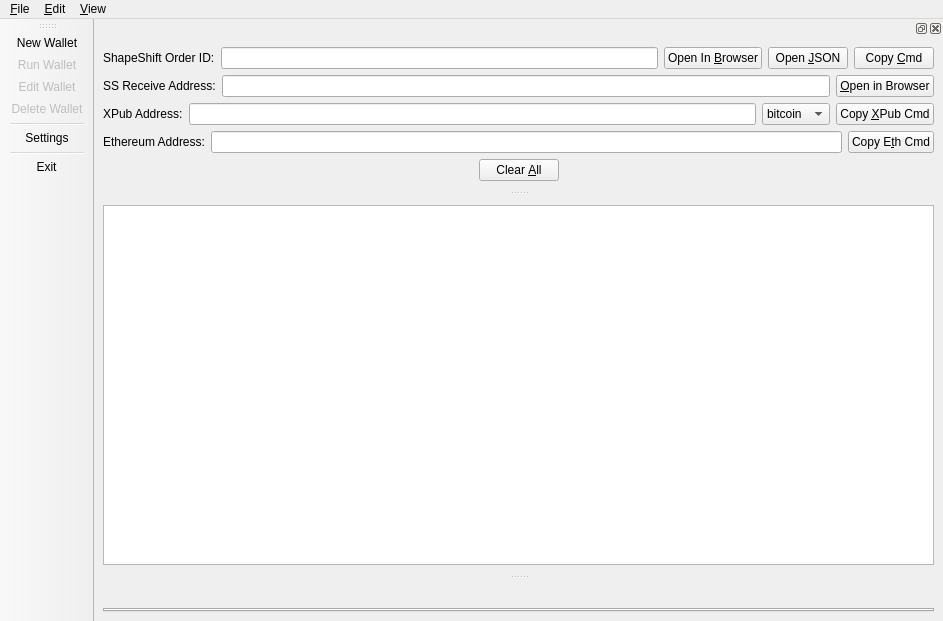
<?xml version="1.0" encoding="UTF-8"?>
<ui version="4.0">
 <class>MainWindow</class>
 <widget class="QMainWindow" name="MainWindow">
  <property name="geometry">
   <rect>
    <x>0</x>
    <y>0</y>
    <width>943</width>
    <height>621</height>
   </rect>
  </property>
  <property name="windowTitle">
   <string>MultiExo -- Support Application to Run Multiple Wallets</string>
  </property>
  <property name="windowIcon">
   <iconset resource="resources.qrc">
    <normaloff>:/icons/run</normaloff>:/icons/run</iconset>
  </property>
  <widget class="QWidget" name="centralwidget">
   <layout class="QVBoxLayout" name="verticalLayout">
    <item>
     <widget class="QTreeView" name="queryTableView">
      <property name="selectionMode">
       <enum>QAbstractItemView::ExtendedSelection</enum>
      </property>
      <property name="iconSize">
       <size>
        <width>64</width>
        <height>64</height>
       </size>
      </property>
     </widget>
    </item>
   </layout>
  </widget>
  <widget class="QToolBar" name="toolBar">
   <property name="windowTitle">
    <string>toolBar</string>
   </property>
   <property name="iconSize">
    <size>
     <width>64</width>
     <height>64</height>
    </size>
   </property>
   <property name="toolButtonStyle">
    <enum>Qt::ToolButtonTextUnderIcon</enum>
   </property>
   <attribute name="toolBarArea">
    <enum>LeftToolBarArea</enum>
   </attribute>
   <attribute name="toolBarBreak">
    <bool>false</bool>
   </attribute>
   <addaction name="action_NewWallet"/>
   <addaction name="action_RunWallet"/>
   <addaction name="action_EditWallet"/>
   <addaction name="action_DeleteWallet"/>
   <addaction name="separator"/>
   <addaction name="action_Settings"/>
   <addaction name="separator"/>
   <addaction name="action_Exit"/>
  </widget>
  <widget class="QDockWidget" name="lowerDockWidget">
   <property name="features">
    <set>QDockWidget::DockWidgetMovable</set>
   </property>
   <property name="allowedAreas">
    <set>Qt::BottomDockWidgetArea|Qt::TopDockWidgetArea</set>
   </property>
   <attribute name="dockWidgetArea">
    <number>8</number>
   </attribute>
   <widget class="QWidget" name="lowerDockWidgetContents">
    <layout class="QVBoxLayout" name="verticalLayout_3">
     <item>
      <widget class="QTabWidget" name="tabWidget">
       <property name="tabsClosable">
        <bool>true</bool>
       </property>
      </widget>
     </item>
    </layout>
   </widget>
  </widget>
  <widget class="QMenuBar" name="menuBar">
   <property name="geometry">
    <rect>
     <x>0</x>
     <y>0</y>
     <width>943</width>
     <height>22</height>
    </rect>
   </property>
   <widget class="QMenu" name="menu_File">
    <property name="title">
     <string>&amp;File</string>
    </property>
    <addaction name="action_Settings"/>
    <addaction name="separator"/>
    <addaction name="action_Exit"/>
   </widget>
   <widget class="QMenu" name="menu_Edit">
    <property name="title">
     <string>&amp;Edit</string>
    </property>
    <addaction name="action_NewWallet"/>
    <addaction name="action_RunWallet"/>
    <addaction name="action_EditWallet"/>
    <addaction name="action_DeleteWallet"/>
   </widget>
   <widget class="QMenu" name="menu_Tools">
    <property name="title">
     <string>&amp;View</string>
    </property>
    <addaction name="action_SSOrderId"/>
   </widget>
   <addaction name="menu_File"/>
   <addaction name="menu_Edit"/>
   <addaction name="menu_Tools"/>
  </widget>
  <widget class="QDockWidget" name="upperDockWidget">
   <attribute name="dockWidgetArea">
    <number>4</number>
   </attribute>
   <widget class="QWidget" name="dockWidgetContents">
    <layout class="QVBoxLayout" name="verticalLayout_2">
     <item>
      <layout class="QHBoxLayout" name="horizontalLayout_4" stretch="0,1,0,0,0">
       <item>
        <widget class="QLabel" name="label_4">
         <property name="text">
          <string>ShapeShift Order ID:</string>
         </property>
        </widget>
       </item>
       <item>
        <widget class="QLineEdit" name="orderIdEdit"/>
       </item>
       <item>
        <widget class="QPushButton" name="sendButton">
         <property name="text">
          <string>Open In &amp;Browser</string>
         </property>
         <property name="default">
          <bool>false</bool>
         </property>
        </widget>
       </item>
       <item>
        <widget class="QPushButton" name="jsonButton">
         <property name="text">
          <string>Open &amp;JSON</string>
         </property>
        </widget>
       </item>
       <item>
        <widget class="QPushButton" name="cmdButton">
         <property name="text">
          <string>Copy &amp;Cmd</string>
         </property>
        </widget>
       </item>
      </layout>
     </item>
     <item>
      <layout class="QHBoxLayout" name="horizontalLayout_3" stretch="0,1,0">
       <item>
        <widget class="QLabel" name="label_3">
         <property name="text">
          <string>SS Receive Address:</string>
         </property>
        </widget>
       </item>
       <item>
        <widget class="QLineEdit" name="receiveAddrEdit"/>
       </item>
       <item>
        <widget class="QPushButton" name="txSendButton">
         <property name="text">
          <string>&amp;Open in Browser</string>
         </property>
         <property name="default">
          <bool>false</bool>
         </property>
        </widget>
       </item>
      </layout>
     </item>
     <item>
      <layout class="QHBoxLayout" name="horizontalLayout">
       <item>
        <widget class="QLabel" name="label">
         <property name="text">
          <string>XPub Address:</string>
         </property>
        </widget>
       </item>
       <item>
        <widget class="QLineEdit" name="xpubEdit"/>
       </item>
       <item>
        <widget class="QComboBox" name="coinTypeCB">
         <item>
          <property name="text">
           <string>bitcoin</string>
          </property>
          <property name="icon">
           <iconset resource="resources.qrc">
            <normaloff>:/icons/btc</normaloff>:/icons/btc</iconset>
          </property>
         </item>
         <item>
          <property name="text">
           <string>bcash</string>
          </property>
          <property name="icon">
           <iconset resource="resources.qrc">
            <normaloff>:/icons/bch</normaloff>:/icons/bch</iconset>
          </property>
         </item>
         <item>
          <property name="text">
           <string>dash</string>
          </property>
          <property name="icon">
           <iconset resource="resources.qrc">
            <normaloff>:/icons/dash</normaloff>:/icons/dash</iconset>
          </property>
         </item>
         <item>
          <property name="text">
           <string>decred</string>
          </property>
          <property name="icon">
           <iconset resource="resources.qrc">
            <normaloff>:/icons/dcr</normaloff>:/icons/dcr</iconset>
          </property>
         </item>
         <item>
          <property name="text">
           <string>litecoin</string>
          </property>
          <property name="icon">
           <iconset resource="resources.qrc">
            <normaloff>:/icons/ltc</normaloff>:/icons/ltc</iconset>
          </property>
         </item>
        </widget>
       </item>
       <item>
        <widget class="QPushButton" name="xpubButton">
         <property name="text">
          <string>Copy &amp;XPub Cmd</string>
         </property>
        </widget>
       </item>
      </layout>
     </item>
     <item>
      <layout class="QHBoxLayout" name="horizontalLayout_2">
       <item>
        <widget class="QLabel" name="label_2">
         <property name="text">
          <string>Ethereum Address:</string>
         </property>
        </widget>
       </item>
       <item>
        <widget class="QLineEdit" name="ethEdit"/>
       </item>
       <item>
        <widget class="QPushButton" name="ethButton">
         <property name="text">
          <string>Copy E&amp;th Cmd</string>
         </property>
        </widget>
       </item>
      </layout>
     </item>
     <item>
      <layout class="QHBoxLayout" name="horizontalLayout_6">
       <item>
        <spacer name="horizontalSpacer_2">
         <property name="orientation">
          <enum>Qt::Horizontal</enum>
         </property>
         <property name="sizeHint" stdset="0">
          <size>
           <width>40</width>
           <height>20</height>
          </size>
         </property>
        </spacer>
       </item>
       <item>
        <widget class="QPushButton" name="pushButton">
         <property name="text">
          <string>Clear &amp;All</string>
         </property>
        </widget>
       </item>
       <item>
        <spacer name="horizontalSpacer">
         <property name="orientation">
          <enum>Qt::Horizontal</enum>
         </property>
         <property name="sizeHint" stdset="0">
          <size>
           <width>40</width>
           <height>20</height>
          </size>
         </property>
        </spacer>
       </item>
      </layout>
     </item>
    </layout>
   </widget>
  </widget>
  <action name="action_NewWallet">
   <property name="icon">
    <iconset resource="resources.qrc">
     <normaloff>:/icons/wallet</normaloff>:/icons/wallet</iconset>
   </property>
   <property name="text">
    <string>&amp;New Wallet</string>
   </property>
   <property name="toolTip">
    <string>Create new wallet</string>
   </property>
   <property name="shortcut">
    <string>Ctrl+N</string>
   </property>
  </action>
  <action name="action_RunWallet">
   <property name="enabled">
    <bool>false</bool>
   </property>
   <property name="icon">
    <iconset resource="resources.qrc">
     <normaloff>:/icons/run</normaloff>:/icons/run</iconset>
   </property>
   <property name="text">
    <string>&amp;Run Wallet</string>
   </property>
   <property name="shortcut">
    <string>Ctrl+R</string>
   </property>
  </action>
  <action name="action_EditWallet">
   <property name="enabled">
    <bool>false</bool>
   </property>
   <property name="icon">
    <iconset resource="resources.qrc">
     <normaloff>:/icons/edit</normaloff>:/icons/edit</iconset>
   </property>
   <property name="text">
    <string>&amp;Edit Wallet</string>
   </property>
   <property name="shortcut">
    <string>Ctrl+E</string>
   </property>
  </action>
  <action name="action_DeleteWallet">
   <property name="enabled">
    <bool>false</bool>
   </property>
   <property name="icon">
    <iconset resource="resources.qrc">
     <normaloff>:/icons/delete</normaloff>:/icons/delete</iconset>
   </property>
   <property name="text">
    <string>&amp;Delete Wallet</string>
   </property>
   <property name="shortcut">
    <string>Del</string>
   </property>
  </action>
  <action name="action_Settings">
   <property name="icon">
    <iconset resource="resources.qrc">
     <normaloff>:/icons/settings</normaloff>:/icons/settings</iconset>
   </property>
   <property name="text">
    <string>&amp;Settings</string>
   </property>
  </action>
  <action name="action_Exit">
   <property name="icon">
    <iconset resource="resources.qrc">
     <normaloff>:/icons/exit</normaloff>:/icons/exit</iconset>
   </property>
   <property name="text">
    <string>E&amp;xit</string>
   </property>
   <property name="shortcut">
    <string>Ctrl+Q</string>
   </property>
  </action>
  <action name="action_SSOrderId">
   <property name="checkable">
    <bool>true</bool>
   </property>
   <property name="icon">
    <iconset resource="resources.qrc">
     <normaloff>:/icons/shape-shift</normaloff>:/icons/shape-shift</iconset>
   </property>
   <property name="text">
    <string>ShapeShift &amp;Panel</string>
   </property>
   <property name="shortcut">
    <string>Ctrl+S</string>
   </property>
  </action>
  <action name="action_SSOrderPage">
   <property name="icon">
    <iconset resource="resources.qrc">
     <normaloff>:/icons/shape-shift</normaloff>:/icons/shape-shift</iconset>
   </property>
   <property name="text">
    <string>ShapeShift Order Page</string>
   </property>
   <property name="shortcut">
    <string>Ctrl+Alt+B</string>
   </property>
  </action>
  <action name="action_SSOrderJSON">
   <property name="icon">
    <iconset resource="resources.qrc">
     <normaloff>:/icons/shape-shift</normaloff>:/icons/shape-shift</iconset>
   </property>
   <property name="text">
    <string>ShapeShift Order JSON</string>
   </property>
   <property name="toolTip">
    <string>Open ShapeShift order JSON in broswer.</string>
   </property>
   <property name="shortcut">
    <string>Ctrl+Alt+O</string>
   </property>
  </action>
 </widget>
 <tabstops>
  <tabstop>orderIdEdit</tabstop>
  <tabstop>sendButton</tabstop>
  <tabstop>jsonButton</tabstop>
  <tabstop>receiveAddrEdit</tabstop>
  <tabstop>txSendButton</tabstop>
  <tabstop>xpubEdit</tabstop>
  <tabstop>coinTypeCB</tabstop>
  <tabstop>xpubButton</tabstop>
  <tabstop>ethEdit</tabstop>
  <tabstop>ethButton</tabstop>
  <tabstop>queryTableView</tabstop>
  <tabstop>tabWidget</tabstop>
 </tabstops>
 <resources>
  <include location="resources.qrc"/>
 </resources>
 <connections>
  <connection>
   <sender>queryTableView</sender>
   <signal>doubleClicked(QModelIndex)</signal>
   <receiver>action_EditWallet</receiver>
   <slot>trigger()</slot>
   <hints>
    <hint type="sourcelabel">
     <x>473</x>
     <y>310</y>
    </hint>
    <hint type="destinationlabel">
     <x>-1</x>
     <y>-1</y>
    </hint>
   </hints>
  </connection>
  <connection>
   <sender>action_SSOrderId</sender>
   <signal>toggled(bool)</signal>
   <receiver>upperDockWidget</receiver>
   <slot>setVisible(bool)</slot>
   <hints>
    <hint type="sourcelabel">
     <x>-1</x>
     <y>-1</y>
    </hint>
    <hint type="destinationlabel">
     <x>473</x>
     <y>53</y>
    </hint>
   </hints>
  </connection>
  <connection>
   <sender>orderIdEdit</sender>
   <signal>returnPressed()</signal>
   <receiver>sendButton</receiver>
   <slot>click()</slot>
   <hints>
    <hint type="sourcelabel">
     <x>434</x>
     <y>63</y>
    </hint>
    <hint type="destinationlabel">
     <x>622</x>
     <y>63</y>
    </hint>
   </hints>
  </connection>
  <connection>
   <sender>receiveAddrEdit</sender>
   <signal>returnPressed()</signal>
   <receiver>txSendButton</receiver>
   <slot>click()</slot>
   <hints>
    <hint type="sourcelabel">
     <x>499</x>
     <y>96</y>
    </hint>
    <hint type="destinationlabel">
     <x>759</x>
     <y>96</y>
    </hint>
   </hints>
  </connection>
  <connection>
   <sender>xpubEdit</sender>
   <signal>returnPressed()</signal>
   <receiver>xpubButton</receiver>
   <slot>click()</slot>
   <hints>
    <hint type="sourcelabel">
     <x>484</x>
     <y>129</y>
    </hint>
    <hint type="destinationlabel">
     <x>762</x>
     <y>129</y>
    </hint>
   </hints>
  </connection>
  <connection>
   <sender>ethEdit</sender>
   <signal>returnPressed()</signal>
   <receiver>ethButton</receiver>
   <slot>click()</slot>
   <hints>
    <hint type="sourcelabel">
     <x>506</x>
     <y>162</y>
    </hint>
    <hint type="destinationlabel">
     <x>769</x>
     <y>162</y>
    </hint>
   </hints>
  </connection>
 </connections>
</ui>
